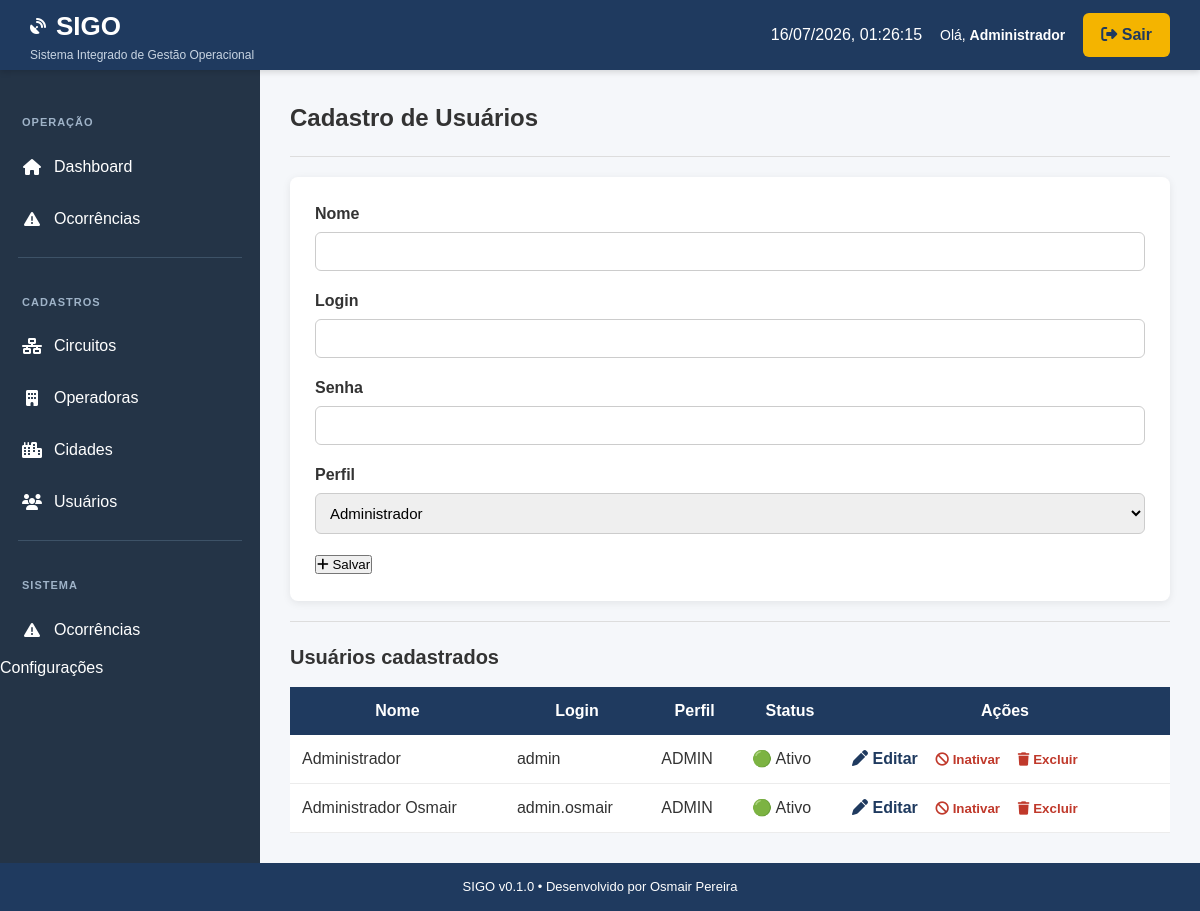
/usuarios (signed in), run on the app's committed database.
### app/models.py (models this page shows, shortened)
class BaseModel(db.Model):
    __abstract__ = True
    id = db.Column(db.Integer, primary_key=True)
    ativo = db.Column(
        db.Boolean,
        default=True,
        nullable=False,
    )
    created_at = db.Column(
        db.DateTime,
        default=agora,
        nullable=False,
    )
    updated_at = db.Column(
        db.DateTime,
        default=agora,
        onupdate=agora,
        nullable=False,
    )

class Usuario(UserMixin, BaseModel):
    __tablename__ = "usuarios"
    nome = db.Column(
        db.String(120),
        nullable=False,
    )
    login = db.Column(
        db.String(50),
        unique=True,
        nullable=False,
    )
    senha_hash = db.Column(
        db.String(255),
        nullable=False,
    )
    perfil = db.Column(
        db.String(20),
        nullable=False,
        default="USER",
    )

### app/routes/usuarios.py (the view, shortened to what this page needs)
@usuarios_bp.route("/usuarios", methods=["GET", "POST"])
@admin_required
def lista_usuarios():
    editar = None
    editar_id = request.args.get("editar")
    if editar_id:
        editar = Usuario.query.get_or_404(editar_id)
    usuarios = Usuario.query.order_by(
        Usuario.nome
    ).all()
    return render_template(
        "usuarios/lista.html",
        usuarios=usuarios,
        editar=editar,
    )

### app/templates/usuarios/lista.html (shortened to what this page needs)
{% extends "base.html" %}
{% block content %}
<h2>Cadastro de Usuários</h2>
<hr>
<form method="POST" class="form-card">
    <p>
        <label>Nome</label>
        <input
            type="text"
            name="nome"
            required
            value="{{ editar.nome if editar else '' }}">
    </p>
    <p>
        <label>Login</label>
        <input
            type="text"
            name="login"
            required
            value="{{ editar.login if editar else '' }}">
    </p>
    <p>
        <label>Senha</label>
        <input
            type="password"
            name="senha"
            {% if not editar %}required{% endif %}>
    </p>
    <p>
        <label>Perfil</label>
        <select name="perfil">
            <option
                value="ADMIN"
                {% if editar and editar.perfil == "ADMIN" %}selected{% endif %}>
                Administrador
            </option>
        </select>
    </p>
    <button type="submit">
        {% if editar %}
            <i class="fa-solid fa-pen"></i>
            Atualizar
        {% else %}
            <i class="fa-solid fa-plus"></i>
            Salvar
        {% endif %}
    </button>
</form>
<hr>
<h3>Usuários cadastrados</h3>
<table class="tabela">
    <thead>
        <tr>
            <th>Nome</th>
            <th>Login</th>
            <th>Perfil</th>
            <th>Status</th>
            <th width="330">Ações</th>
        </tr>
    </thead>
    <tbody>
        {% for usuario in usuarios %}
        <tr>
            <td>
                {{ usuario.nome }}
            </td>
            <td>
                {{ usuario.login }}
            </td>
            <td>
                {{ usuario.perfil }}
            </td>
            <td>
                {% if usuario.ativo %}
                    🟢 Ativo
                {% else %}
                    🔴 Inativo
                {% endif %}
            </td>
            <td>
                <a
                    href="{{ url_for('usuarios.lista_usuarios', editar=usuario.id) }}">
                    <i class="fa-solid fa-pen"></i>
                    Editar
                </a>
                <form
                    method="POST"
                    action="{{ url_for('usuarios.alterar_status', id=usuario.id) }}"
                    style="display:inline;">
                    <button
                        type="submit">
                        {% if usuario.ativo %}
                            <i class="fa-solid fa-ban"></i>
                            Inativar
                        {% else %}
                            <i class="fa-solid fa-check"></i>
                            Ativar
                        {% endif %}
                    </button>
                </form>
                <form
                    method="POST"
                    action="{{ url_for('usuarios.excluir_usuario', id=usuario.id) }}"
                    style="display:inline;">
                    <button
                        type="submit"
                        onclick="return confirm('Deseja realmente excluir este usuário?')">
                        <i class="fa-solid fa-trash"></i>
                        Excluir
                    </button>
                </form>
            </td>
        </tr>
        {% endfor %}
    </tbody>
</table>
{% endblock %}

### app/templates/base.html (shortened to what this page needs)
<!DOCTYPE html>
<html lang="pt-BR">
<head>
    <link
        rel="stylesheet"
        href="{{ url_for('static', filename='css/base.css') }}">
    <link
        rel="stylesheet"
        href="{{ url_for('static', filename='css/layout.css') }}">
    <link
        rel="stylesheet"
        href="{{ url_for('static', filename='css/dashboard.css') }}">
    <link
        rel="stylesheet"
        href="{{ url_for('static', filename='css/crud.css') }}">
    <link
        rel="stylesheet"
        href="{{ url_for('static', filename='css/login.css') }}">
    <link
        rel="stylesheet"
        href="{{ url_for('static', filename='css/components.css') }}">
    <link
        rel="stylesheet"
        href="{{ url_for('static', filename='css/responsive.css') }}">
    <link
        rel="stylesheet"
        href="https://cdnjs.cloudflare.com/ajax/libs/font-awesome/6.7.2/css/all.min.css">
</head>
<body>
<header class="topo">
    <div class="logo">
        <div class="logo-titulo">
            <i class="fa-solid fa-satellite-dish"></i>
            <h1>SIGO</h1>
        </div>
        <span>
            Sistema Integrado de Gestão Operacional
        </span>
    </div>
    <div class="topo-direita">
        <span id="relogio"></span>
        {% if current_user.is_authenticated %}
            <span class="usuario-logado">
                Olá,
                <strong>{{ current_user.nome }}</strong>
            </span>
            <a
                href="{{ url_for('auth.logout') }}"
                class="btn-topo">
                <i class="fa-solid fa-right-from-bracket"></i>
                Sair
            </a>
        {% endif %}
    </div>
</header>
<div class="container">
<aside class="menu">
<ul>
<li class="menu-titulo">
Operação
</li>
<li>
<a href="{{ url_for('main.dashboard') }}">
<i class="fa-solid fa-house"></i>
Dashboard
</a>
</li>
<li>
<a href="#">
<i class="fa-solid fa-triangle-exclamation"></i>
Ocorrências
</a>
</li>
<div class="menu-separador"></div>
{% if current_user.is_authenticated and current_user.perfil == "ADMIN" %}
<li class="menu-titulo">
Cadastros
</li>
<li>
<a href="{{ url_for('circuitos.lista_circuitos') }}">
<i class="fa-solid fa-network-wired"></i>
Circuitos
</a>
</li>
<li>
<a href="{{ url_for('operadoras.lista_operadoras') }}">
<i class="fa-solid fa-building"></i>
Operadoras
</a>
</li>
<li>
<a href="{{ url_for('cidades.lista_cidades') }}">
<i class="fa-solid fa-city"></i>
Cidades
</a>
</li>
<li>
<a href="{{ url_for('usuarios.lista_usuarios') }}">
<i class="fa-solid fa-users"></i>
Usuários
</a>
</li>
<div class="menu-separador"></div>
<li class="menu-titulo">
Sistema
<li>
    <a href="{{ url_for('ocorrencias.lista_ocorrencias') }}">
        <i class="fa-solid fa-triangle-exclamation"></i>
        Ocorrências
    </a>
</li>
Configurações
</li>
{% endif %}
</ul>
</aside>
<main class="conteudo">
{% block content %}
{% endblock %}
</main>
</div>
<footer>
SIGO v0.1.0 • Desenvolvido por Osmair Pereira
</footer>
</body>
</html>

### app/static/css/base.css (style rules this page uses)
* { margin:0; padding:0; box-sizing:border-box; }
html { scroll-behavior:smooth; }
body { font-family:Arial, Helvetica, sans-serif; background:#f4f6f9; color:#333; line-height:1.5; }
a { color:inherit; text-decoration:none; }
h1 { font-size:28px; }
h2 { font-size:24px; margin-bottom:15px; }
h3 { font-size:20px; margin-bottom:15px; }
hr { margin:20px 0; border:none; border-top:1px solid #ddd; }

### app/static/css/layout.css (style rules this page uses)
body { margin:0; padding:0; display:flex; flex-direction:column; min-height:100vh; background:#f5f7fa; }
.topo { height:70px; background:#1F3A5F; color:#fff; display:flex; justify-content:space-between; align-items:center; padding:0 30px; box-shadow:0 2px 6px rgba(0,0,0,.15); position:sticky; top:0; z-index:1000; }
.logo { display:flex; flex-direction:column; }
.logo-titulo { display:flex; align-items:center; gap:10px; }
.logo-titulo h1 { margin:0; font-size:26px; }
.logo span { font-size:12px; color:#c9d5e3; }
.topo-direita { display:flex; align-items:center; gap:18px; }
.usuario-logado { font-size:14px; }
.btn-topo { background:#F4B400; color:#1F3A5F; text-decoration:none; padding:10px 18px; border-radius:6px; font-weight:bold; transition:.25s; }
.container { flex:1; display:flex; }
.menu { width:260px; background:#243447; color:#fff; min-height:calc(100vh - 70px); }
.menu ul { margin:0; padding:20px 0; list-style:none; }
.menu li { transition:.2s; }
.menu a { display:flex; align-items:center; gap:12px; color:#fff; text-decoration:none; padding:14px 22px; }
.menu a i { width:20px; text-align:center; }
.menu-titulo { padding:24px 22px 10px; color:#9fb3c8; font-size:11px; font-weight:bold; text-transform:uppercase; letter-spacing:1px; cursor:default; }
.menu-separador { height:1px; background:#3d5267; margin:12px 18px; }
.conteudo { flex:1; padding:30px; }
footer { background:#1F3A5F; color:#fff; text-align:center; padding:14px; font-size:13px; }

### app/static/css/crud.css (style rules this page uses)
.form-card { background:#fff; padding:25px; border-radius:8px; box-shadow:0 2px 8px rgba(0,0,0,.08); }
.form-card p { margin-bottom:18px; }
label { display:block; margin-bottom:6px; font-weight:bold; }
input, select, textarea { width:100%; padding:10px; border:1px solid #ccc; border-radius:6px; font-size:15px; }
.tabela { width:100%; border-collapse:collapse; background:#fff; }
.tabela th { background:#1F3A5F; color:#fff; padding:12px; }
.tabela td { padding:12px; border-bottom:1px solid #ececec; }
.tabela a { color:#1F3A5F; font-weight:bold; }
.tabela button { background:none; border:none; color:#c0392b; font-weight:bold; }

### app/static/css/components.css (style rules this page uses)
button { cursor:pointer; transition:.2s; }

### data on the page
Usuario: nome "Administrador", login "admin", perfil "ADMIN", ativo "🟢 Ativo"
Usuario: nome "Administrador Osmair", login "admin.osmair", perfil "ADMIN", ativo "🟢 Ativo"
